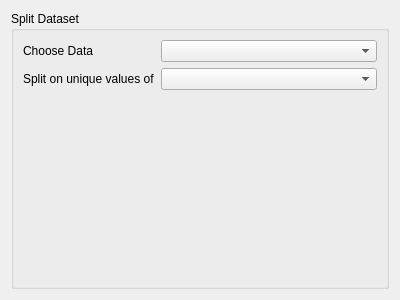
<?xml version="1.0" encoding="UTF-8"?>
<ui version="4.0">
 <class>Form</class>
 <widget class="QWidget" name="Form">
  <property name="geometry">
   <rect>
    <x>0</x>
    <y>0</y>
    <width>400</width>
    <height>300</height>
   </rect>
  </property>
  <property name="windowTitle">
   <string>Form</string>
  </property>
  <layout class="QVBoxLayout" name="verticalLayout">
   <item>
    <widget class="QGroupBox" name="formGroupBox">
     <property name="title">
      <string>Split Dataset</string>
     </property>
     <layout class="QFormLayout" name="formLayout">
      <item row="0" column="0">
       <widget class="QLabel" name="chooseDataLabel">
        <property name="text">
         <string>Choose Data</string>
        </property>
       </widget>
      </item>
      <item row="0" column="1">
       <widget class="QComboBox" name="chooseDataComboBox"/>
      </item>
      <item row="1" column="0">
       <widget class="QLabel" name="splitOnUniqueValuesOfLabel">
        <property name="text">
         <string>Split on unique values of</string>
        </property>
       </widget>
      </item>
      <item row="1" column="1">
       <widget class="QComboBox" name="splitOnUniqueValuesOfComboBox"/>
      </item>
     </layout>
    </widget>
   </item>
  </layout>
 </widget>
 <resources/>
 <connections/>
</ui>
